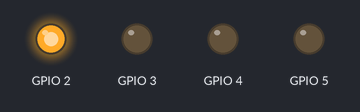
Bench run of a sketch on a simulated ESP32. On the bench: output pins drawn as LEDs (lit = HIGH).

Above: at 0.2 s.
At 1.7 s:
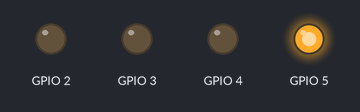
At 2.2 s:
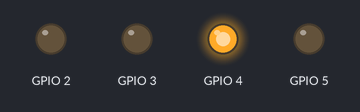
At 5.7 s:
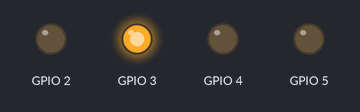
Timing chart, 0 to 6.9 s (numbered marks = the images above):
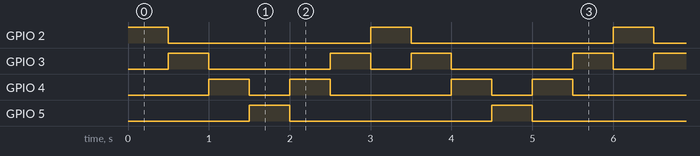

Measured:
- by itself, GPIO 2, GPIO 5: alternates HIGH for 0.50 s and LOW for 2.5 s
- by itself, GPIO 3: repeats every 3.0 s: LOW 1.5 s, HIGH 0.50 s, LOW 0.50 s, HIGH 0.50 s
- by itself, GPIO 4: repeats every 3.0 s: LOW 0.50 s, HIGH 0.50 s, LOW 1.5 s, HIGH 0.50 s

The sketch:

Episode_3.ino
```cpp
//EP3.2
// void setup() {
//   pinMode(2, OUTPUT);

// }

// void loop() {
//   digitalWrite(2, HIGH); //มากที่สุด
//   delay(1000);
//   digitalWrite(2, LOW); //ต่ำที่สุด
//   delay(1000);

// }

//EP3.3 ***********************************************************************
// void setup() {
//   pinMode(2, OUTPUT);
//   pinMode(13, OUTPUT);
//   pinMode(14, OUTPUT);
//   pinMode(15, OUTPUT);
//   pinMode(16, OUTPUT);

// }

// void loop() {
//   digitalWrite(2, 1); //มากที่สุด
//   digitalWrite(13, LOW);
//   digitalWrite(14, HIGH);
//   digitalWrite(15, HIGH);
//   digitalWrite(16, HIGH);
//   delay(1000); //1 SEC
//   digitalWrite(2, 0); //ต่ำที่สุด
//   digitalWrite(13, HIGH);
//   digitalWrite(14, LOW);
//   digitalWrite(15, LOW);
//   digitalWrite(16, LOW);
//   delay(1000);

// }

//EP3.4 ***********************************************************************
// void setup() {
//   pinMode(2, OUTPUT);
//   pinMode(13, OUTPUT);
//   int d_time = 250;
//   digitalWrite(14, 0);
//   delay(500);
//   digitalWrite(14, 1);
//   delay(500);
//   digitalWrite(15, 0);
//   delay(500);
//   digitalWrite(15, 1);
//   delay(500);
//   digitalWrite(16, 0);
//   delay(500);
//   digitalWrite(16, 1);
//   delay(500);
// }

// void loop() {
//   digitalWrite(2, 1);
//   digitalWrite(13, LOW);
//   delay(1000);
//   digitalWrite(2, 0);
//   digitalWrite(13, HIGH);
//   delay(1000);
// }

//EP3.5 ***********************************************************************
void setup() {
  pinMode(2, OUTPUT);
  pinMode(3, OUTPUT);
  pinMode(4, OUTPUT);
  pinMode(5, OUTPUT);
}

void loop() {
  int d_time = 500;
  digitalWrite(2, HIGH);
  digitalWrite(3, LOW);
  digitalWrite(4, LOW);
  digitalWrite(5, LOW);
  delay(d_time);

  digitalWrite(2, LOW);
  digitalWrite(3, HIGH);
  digitalWrite(4, LOW);
  digitalWrite(5, LOW);
  delay(d_time);

  digitalWrite(2, LOW);
  digitalWrite(3, LOW);
  digitalWrite(4, HIGH);
  digitalWrite(5, LOW);
  delay(d_time);

   digitalWrite(2, LOW);
  digitalWrite(3, LOW);
  digitalWrite(4, LOW);
  digitalWrite(5, HIGH);
  delay(d_time);

  digitalWrite(2, LOW);
  digitalWrite(3, LOW);
  digitalWrite(4, HIGH);
  digitalWrite(5, LOW);
  delay(d_time);

  digitalWrite(2, LOW);
  digitalWrite(3, HIGH);
  digitalWrite(4, LOW);
  digitalWrite(5, LOW);
  delay(d_time);
}
//EP3.5แต่ง ***********************************************************************
// void setup() {
//   pinMode(2, OUTPUT);
//   pinMode(3, OUTPUT);
//   pinMode(4, OUTPUT);
//   pinMode(5, OUTPUT);
// }

// void loop() {
//   int d_time = 100;
//   digitalWrite(2, HIGH);
//   digitalWrite(3, HIGH);
//   digitalWrite(4, LOW);
//   digitalWrite(5, HIGH);
//   delay(d_time);

//   digitalWrite(2, LOW);
//   digitalWrite(3, HIGH);
//   digitalWrite(4, LOW);
//   digitalWrite(5, HIGH);
//   delay(d_time);

//   digitalWrite(2, HIGH);
//   digitalWrite(3, HIGH);
//   digitalWrite(4, HIGH);
//   digitalWrite(5, LOW);
//   delay(d_time);

//    digitalWrite(2, LOW);
//   digitalWrite(3, LOW);
//   digitalWrite(4, HIGH);
//   digitalWrite(5, HIGH);
//   delay(d_time);

//   digitalWrite(2, LOW);
//   digitalWrite(3, HIGH);
//   digitalWrite(4, LOW);
//   digitalWrite(5, LOW);
//   delay(d_time);

//   digitalWrite(2, HIGH);
//   digitalWrite(3, HIGH);
//   digitalWrite(4, HIGH);
//   digitalWrite(5, HIGH);
//   delay(d_time);
// }

// EP3.6 ***********************************************************************
// void setup() {
//   Serial.begin(9600);
//   pinMode(2, OUTPUT);
//   pinMode(3, OUTPUT);
//   pinMode(4, OUTPUT);
//   pinMode(5, OUTPUT);
// }

// void loop() {
//   int d_time = 1000;
//   int LEDindex[] = {2,3,4,5}; //LEDindex[0] = 2, LEDindex[1] = 3, LEDindex[2] = 4, LEDindex[3] = 5
//   int i = 0;
//   for (i=0; i<4; i++) {
//     Serial.println(i);
//     digitalWrite(LEDindex[i], HIGH);
//     delay(d_time);
//     digitalWrite(LEDindex[i], LOW);
//     delay(d_time);
//   }
//   for (i = 2; i > 0; i--) {
//     Serial.println(i);
//     digitalWrite(LEDindex[i], HIGH);
//     delay(d_time);
//     digitalWrite(LEDindex[i], LOW);
//     delay(d_time);
//   }
// }

//EP3.7 ***********************************************************************
// void setup() {
//   Serial.begin(9600);
//   pinMode(2, OUTPUT);
//   pinMode(3, OUTPUT);
//   pinMode(4, OUTPUT);
//   pinMode(5, OUTPUT);
// }

// void loop() {
//   p_led(1,0,0,0);
//   p_led(0,1,0,1);
//   p_led(1,0,1,0);
//   p_led(0,0,0,1);
//   p_led(1,0,1,0);
//   p_led(0,1,0,1);
// }

// void p_led(int a, int b, int c, int d) {
//   int d_time = 500;
//   digitalWrite(2, a);
//   digitalWrite(3, b);
//   digitalWrite(4, c);
//   digitalWrite(5, d);
//   delay(d_time);
// }
```
